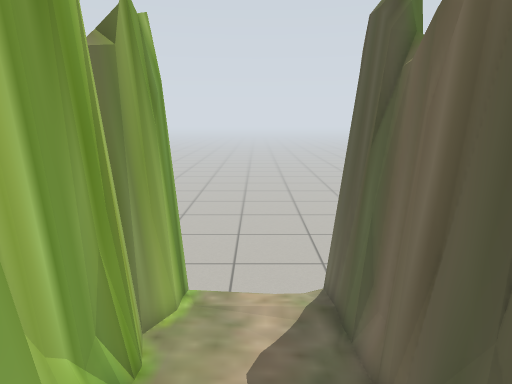
view 1 (above)

12 first-person views from a walk through a Gazebo world. The camera is 0.92 m above the floor, tilts 12° down and sees 75° across. Floor lines are 1 m apart. The floor is counted in squares, 0.25 m on a side. Each view is taken from the middle of a square. On the plan, view 1 faces up. The plan holds only what a view shows up to about 20 squares ahead; the rest is blank. The place goes on beyond the plan.

view 2
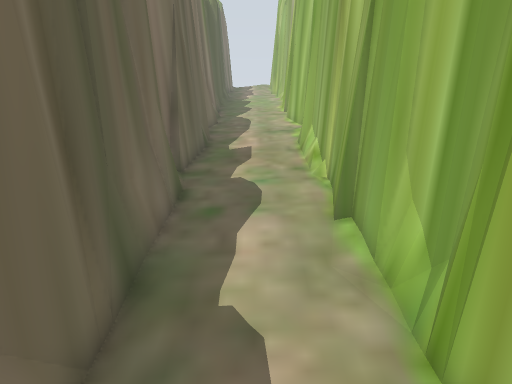

view 3
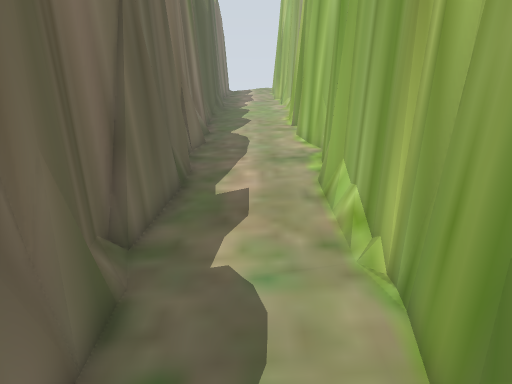

view 4
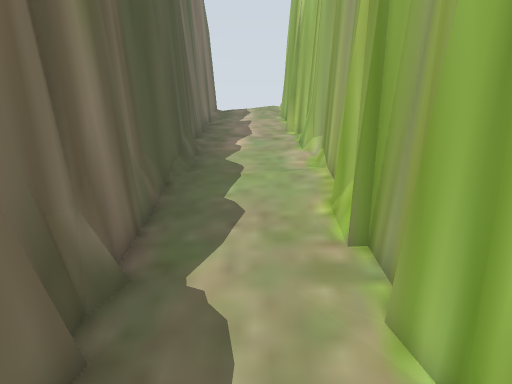

view 5
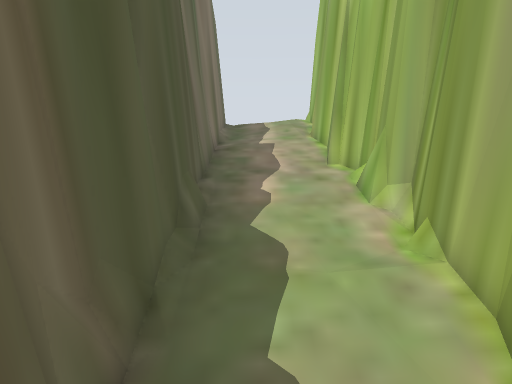

view 6
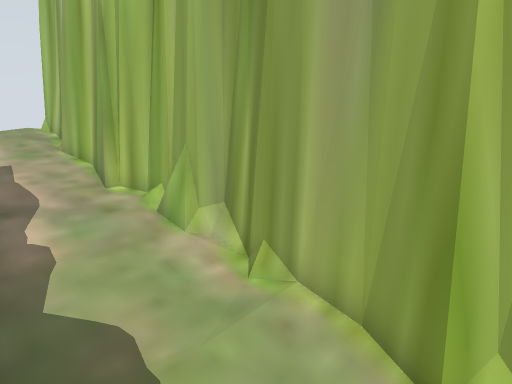

view 7
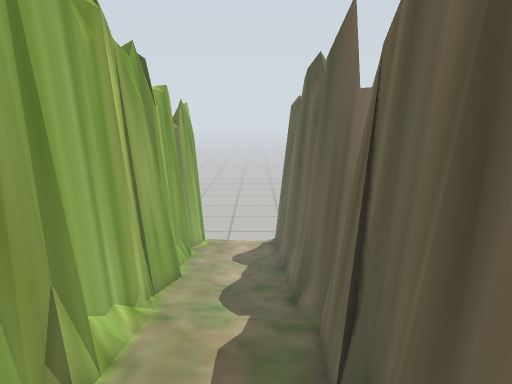

view 8
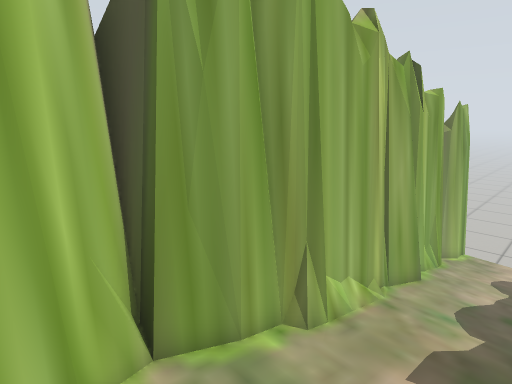

view 9
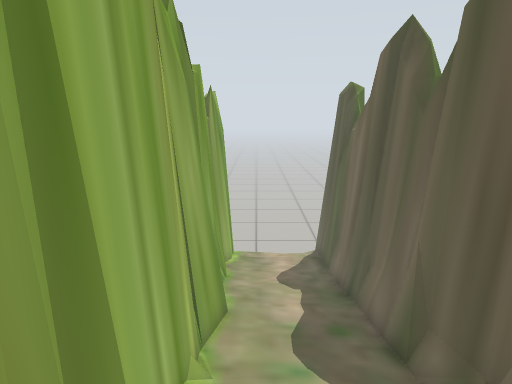

view 10
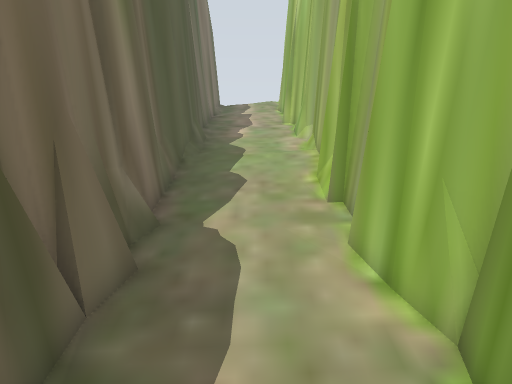

view 11
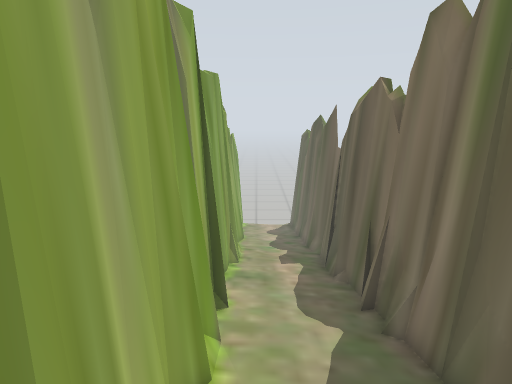

view 12
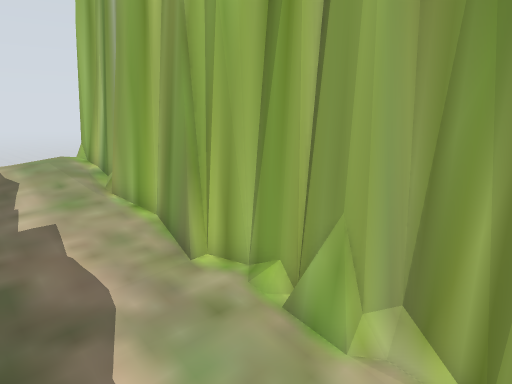

### Floor plan
Key: @ floor where view 1 was taken; # wall or solid block; x gap in a wall; . main floor; : floor 0.25 m higher than the main floor; - floor 0.25 m lower than the main floor; + floor 0.5 m higher than the main floor; _ floor 0.5 m lower than the main floor; < floor 0.75 m lower than the main floor; ( floor 1 m lower than the main floor; ! floor 1.25 m lower than the main floor; ? floor 1.5 m lower than the main floor; = window, fence, low wall or low ledge; v drop or lower ground.
Columns run from 4 left of view 1 to 4 right of it. Each row starts with its distance up from view 1.
 10  vxvvv=v
  9  v#???=#
  8  #=!!!=#
  7  #!!!!=#
  6  #=!!!=#
  5  #=!!!=v
  4  #=!!!=#
  3  v#!!!=#
  2   #(((=#
  1   #(((=#
  0  v=(@(=#
 -1  v#(((=#
 -2   #((((#
 -3   #<<<(#
 -4   #<<<=#
 -5   #<<<=#
 -6   #<<<=#
 -7   #<<<=#
 -8 #v=__<<#
 -9 ##_____#
-10  v#____#
-11   #____#
-12   #____##
-13   =---_#
-14   #----#
-15   #----#
-16   #----#
-17  ##.---#
-18   #....#
-19  v=....#
-20  v#....#
-21   #....#
-22   #....#
-23   #:...#
-24   #::::#
-25   #::::#
-26   #::::#
-27   #::::#
-28   #++::#
-29   #++++#
-30   xvvvvv

Where each view was taken, in squares from view 1:
view 1: 0 up, 0 right, facing up
view 2: 9 up, 0 right, facing down
view 3: 4 up, 0 right, facing down
view 4: 7 down, 0 right, facing down
view 5: 12 down, 1 right, facing down
view 6: 14 down, 2 right, facing down-left
view 7: 10 down, 1 right, facing up
view 8: 11 down, 2 right, facing up-left
view 9: 7 down, 1 left, facing up
view 10: 5 down, 0 right, facing down
view 11: 20 down, 1 left, facing up
view 12: 18 down, 2 right, facing down-left
